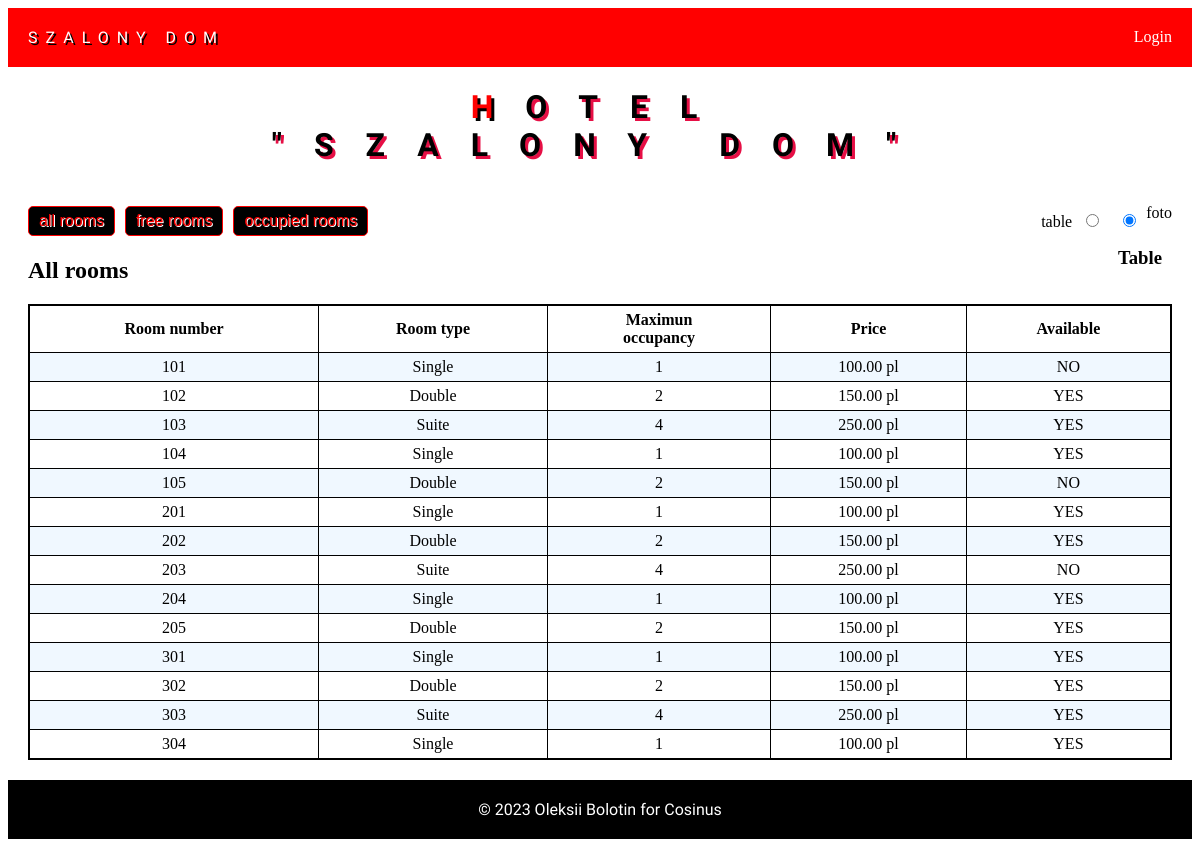
Before: / with the older database file.
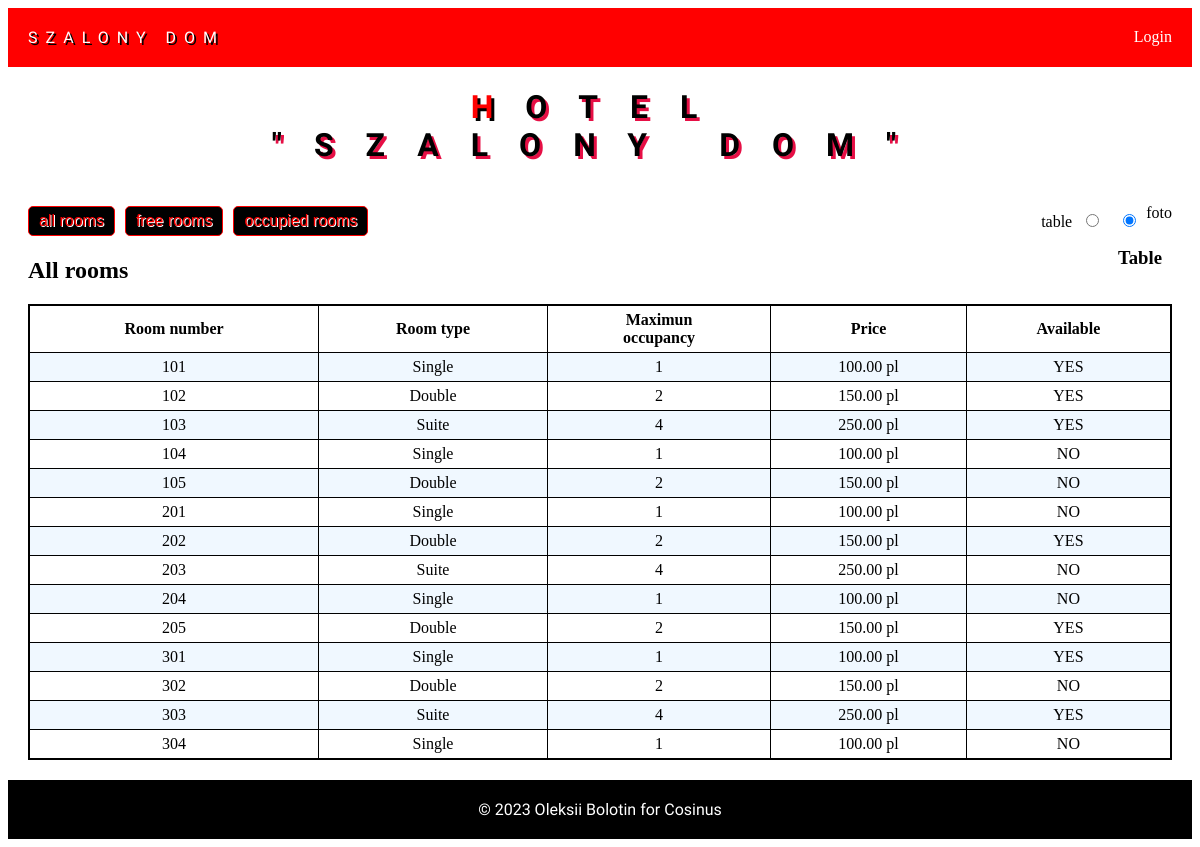
After: the same page with the newer database file.
### tables this page shows
CREATE TABLE Room (
    room_number INT NOT NULL,
    room_type VARCHAR(50) NOT NULL,
    room_price DECIMAL(10, 2) NOT NULL,
    max_occupancy INT NOT NULL,
    available BOOLEAN NOT NULL,
    floor INT NOT NULL,
    img VARCHAR(350) NOT NULL,
    PRIMARY KEY (room_number)
);

### index.php (the view, shortened to what this page needs)
<!DOCTYPE html>
<html lang="pl">
<head>
    <link rel="stylesheet" href="style.css">
  </head>
  <body>
    <header>
    <a href="index.php" class="logo">Szalony dom</a>
    <a href="login.php" class="login"><span>Login</span></a>
    </header>
    <main>
    <h1>hotel</br>"Szalony dom"</h1>
    <?php
		$servername = "localhost";
		$username = "root";
		$password = "";
		$dbname = "hotel";
		$conn = mysqli_connect($servername, $username, $password, $dbname);
    if (isset($_POST['available'])) {
        switch ($_POST['available']) {
        case '0':
            $sql = "SELECT * FROM Room";
            $str="All rooms";
            break;
        case '1':
            $sql = "SELECT * FROM Room WHERE available = TRUE";
            $str="Free rooms";
            break;
        case '2':
            $sql = "SELECT * FROM Room WHERE available = FALSE";
          $str="Occupied rooms";
            break;
            default:
            $sql = "SELECT * FROM Room";
            $str="All rooms";
    }
}else{
   $sql = "SELECT * FROM Room";
            $str="All rooms";
}
$result = mysqli_query($conn, $sql);
		if (mysqli_num_rows($result) >
    0) {
   echo " <section class='main'>
<div class='view'>
  <h2>$str</h2>";
  if (isset($_POST['view'])) {
     $view=$_POST['view']; }  else $view='true';
        if ($view=='true') {
           echo "<h3>Table</h3></div>";
   echo "<table>";
          echo "<tr>
        <th>Room number</th>
        <th>Room type</th>
        <th>Maximun</br>occupancy</th>
        <th>Price</th>
        <th>Available</th>
      </tr>";
       while ($row = mysqli_fetch_assoc($result)) {
        $a = $row["available"] ? 'YES' : 'NO';
         echo "
      <tr>
        <td>" . $row["room_number"] . "</td>
        <td>" . $row["room_type"] . "</td>
        <td>" . $row["max_occupancy"] . "</td>
        <td>" . $row["room_price"] . " pl</td>
        <td>" . $a . "</td>
      </tr> ";
     }
       echo "</table>";
    }
}
     ?>
           <form class="index__form" method="POST">
        <div class="avilable">
 <button name="available" type="submit" value="0">all rooms</button>
 <button name="available" type="submit" value="1">free rooms</button>
 <button name="available" type="submit" value="2">occupied rooms</button>
</div>
 <div class="view">
  <label> table
    <?php
    if ($_SESSION["v"]==='true'){
echo '<input type="radio" name="view" value="true" checked>
  <input type="radio" name="view" value="false">';
    }else{
      echo '<input type="radio" name="view" value="true">
  <input type="radio" name="view" value="false" checked>';
    }
  ?>
  </label>foto
 </div>
</form>
</section>
</main>
<footer>
  © 2023 Oleksii Bolotin for Cosinus
</footer>
  </body>
</html>

### style.css (style rules this page uses)
* { transition: all 0.2s linear; }
button, a, label, input[type="radio"] { cursor: pointer; }
a { text-decoration: none; }
header { padding: 20px 0; background-color: red; display: flex; justify-content: space-between; }
h1 { text-align: center; text-transform: uppercase; font-family: "Indie Flower"; font-size: 2em; letter-spacing: 1em; text-shadow: 3px 3px rgba(230, 15, 69, 1); margin-bottom: 40px; }
input { margin: 10px; text-align: center; }
.logo { padding-left: 20px; font-size: 1em; letter-spacing: 0.5em; text-shadow: 2px 2px black; color: white; text-transform: uppercase; font-family: "Indie Flower"; }
.login { padding-right: 20px; font-size: 1em; color: white; }
table { border: 2px solid black; border-collapse: collapse; }
td, th { border: 1px solid black; border-collapse: collapse; padding: 5px 10px; text-align: center; }
tr:nth-of-type(even) { background-color: aliceblue; }
h1::first-letter { color: red; text-shadow: 3px 3px black; }
.main { margin: 0 auto; padding: 0 20px; display: flex; flex-direction: column; }
.index__form { order: -1; display: flex; justify-content: space-between; align-items: center; }
.avilable { display: flex; gap: 10px; }
.avilable button { font-size: 1em; padding: 5px 10px; background-color: black; color: red; border: red 1px solid; border-radius: 5px; text-shadow: 1px 1px white; }
.view { display: flex; justify-content: space-between; }
footer { margin-top: 20px; padding: 20px; background-color: black; color: white; text-align: center; font-size: 1em; font-family: "Indie Flower"; }
h3 { margin: 10px; }

Changed rows visible on the page:
changed room id 101: available "NO" → "YES"
changed room id 104: available "YES" → "NO"
changed room id 201: available "YES" → "NO"
changed room id 204: available "YES" → "NO"
changed room id 302: available "YES" → "NO"
changed room id 304: available "YES" → "NO"
